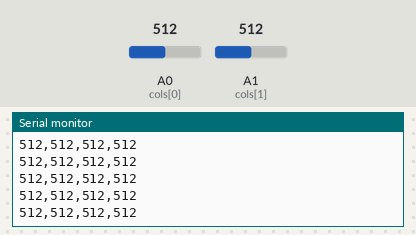
Bench run of a sketch on a simulated Arduino Uno, built with avr-gcc and run on an emulated ATmega328P. Parts: the last lines printed to the serial monitor. The inputs (shaded band) are chosen by the test bench; at power-on: A0 (cols[0]) = 512, A1 (cols[1]) = 512.

Above: at 1.2 s.
1.3 s: A0 (cols[0]) set to 984
At 1.39 s:
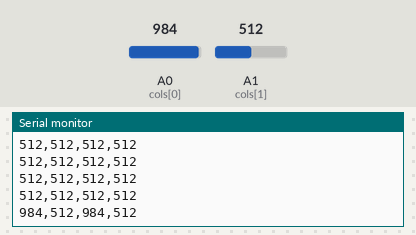
2.8 s: A0 (cols[0]) set to 1018
At 2.82 s:
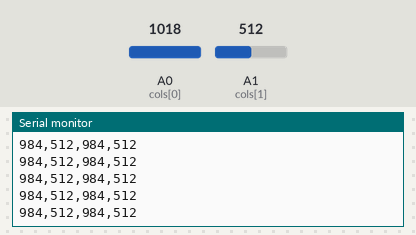
4.3 s: A0 (cols[0]) set to 11
At 4.3 s:
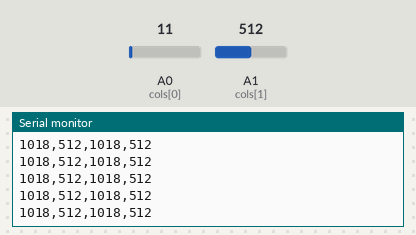
5.8 s: A0 (cols[0]) set to 8
At 5.84 s:
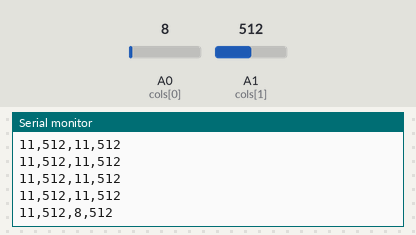
8.8 s: A1 (cols[1]) set to 988
At 8.85 s:
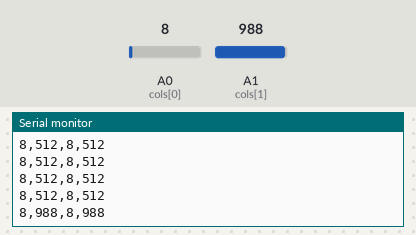
10.3 s: A1 (cols[1]) set to 1012
At 10.32 s:
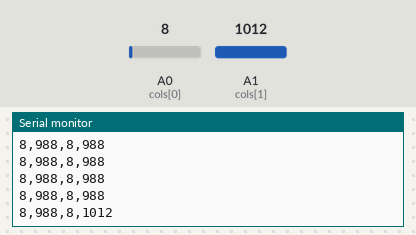
Timing chart, 0 to 12.8 s (numbered marks = the images above; inputs shaded):
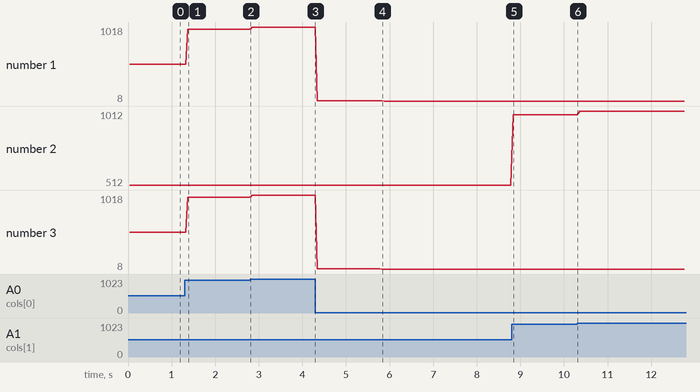

The sketch:

pressureMatrix2x2.ino
```cpp
/*
    Square of Velostat with 2 conductive rows and 2 conductive columns
    parsing through this grid by switching indvidual rows/columns to be
    HIGH, LOW, or INPUT (high impedance) to detect location and pressure.
*/

#define numCols 2
int cols[] = {
    A0, A1
};

#define numRows 2
int rows[] = {
    11, 12
};

#define matrixSize numRows*numCols
int sensorValues[4] = {};


void setup() {
    // Set all rows and columns to INPUT (high impedance):
    for (int i = 0; i < numCols; i++){
        pinMode(cols[i], INPUT);
    }
    for (int i = 0; i < numRows; i++){
        pinMode(rows[i], INPUT);
    }

    Serial.begin(9600);
}


void loop() {
    for (int r = 0; r < numRows; r++) {
        pinMode(rows[r], OUTPUT);    // set as OUTPUT
        digitalWrite(rows[r], LOW);  // set LOW

        for (int c = 0; c < numRows; c++) {
            pinMode(cols[c], INPUT_PULLUP);  // set as INPUT with PULLUP RESISTOR
            sensorValues[(r*numCols) + c] = analogRead(cols[c]);  // read INPUT
            delay(10);

            pinMode(cols[c], INPUT); // set pin back to INPUT
        }

        pinMode(rows[r], INPUT);     // set pin back to INPUT
    }

    // Print the sensor values of the grid to the Serial Monitor:
    for (int i = 0; i < matrixSize; i++) {
        Serial.print(sensorValues[i]);
        if (i < matrixSize-1) Serial.print(",");
    }
    Serial.println();   // Newline
    delay(10);
}
```

Measured:
- after the input at 1.3 s, the serial monitor: prints a new line after 0.07 s (image 1)
- after the input at 5.8 s, the serial monitor: prints a new line at once (image 4)
- after the input at 8.8 s, the serial monitor: prints a new line at once (image 5)
- after the input at 10.3 s, the serial monitor: prints a new line at once (image 6)
- plotted number 1: 512 → 984 after the input at 1.3 s, 984 → 1018 after the input at 2.8 s, 1018 → 11 after the input at 4.3 s, 11 → 8 after the input at 5.8 s
- plotted number 2: 512 → 988 after the input at 8.8 s, 988 → 1012 after the input at 10.3 s
- plotted number 3: 512 → 984 after the input at 1.3 s, 984 → 1018 after the input at 2.8 s, 1018 → 11 after the input at 4.3 s, 11 → 8 after the input at 5.8 s
